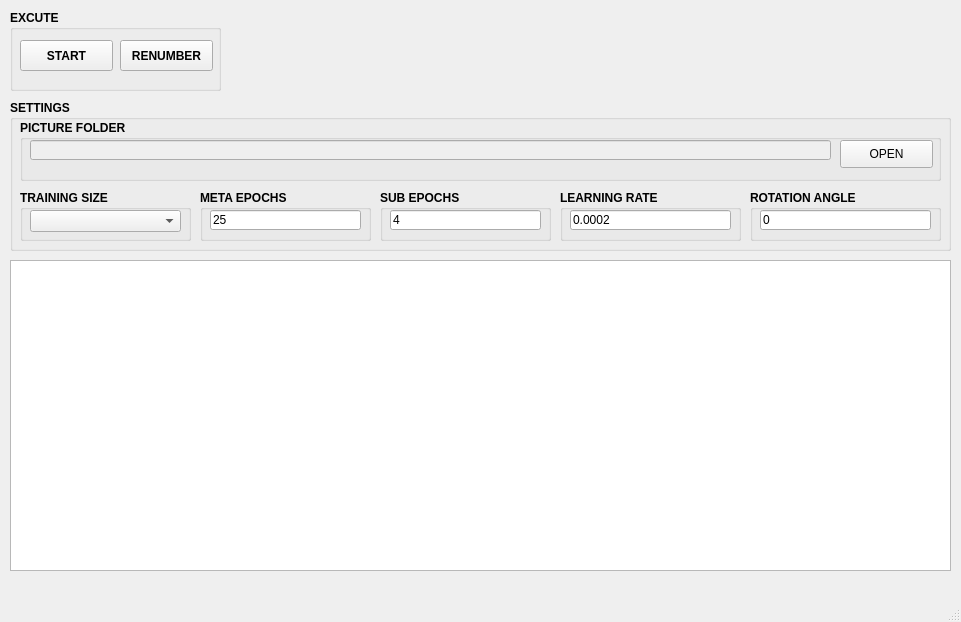
<?xml version="1.0" encoding="UTF-8"?>
<ui version="4.0">
 <class>MainWindow</class>
 <widget class="QMainWindow" name="MainWindow">
  <property name="geometry">
   <rect>
    <x>0</x>
    <y>0</y>
    <width>961</width>
    <height>622</height>
   </rect>
  </property>
  <property name="minimumSize">
   <size>
    <width>961</width>
    <height>622</height>
   </size>
  </property>
  <property name="maximumSize">
   <size>
    <width>961</width>
    <height>622</height>
   </size>
  </property>
  <property name="windowTitle">
   <string>cflow-ad GUI</string>
  </property>
  <widget class="QWidget" name="centralwidget">
   <widget class="QGroupBox" name="groupBox2">
    <property name="geometry">
     <rect>
      <x>10</x>
      <y>100</y>
      <width>941</width>
      <height>151</height>
     </rect>
    </property>
    <property name="palette">
     <palette>
      <active/>
      <inactive/>
      <disabled/>
     </palette>
    </property>
    <property name="font">
     <font>
      <bold>true</bold>
     </font>
    </property>
    <property name="title">
     <string>SETTINGS</string>
    </property>
    <property name="flat">
     <bool>false</bool>
    </property>
    <property name="checkable">
     <bool>false</bool>
    </property>
    <widget class="QGroupBox" name="groupBox3">
     <property name="geometry">
      <rect>
       <x>10</x>
       <y>20</y>
       <width>921</width>
       <height>61</height>
      </rect>
     </property>
     <property name="title">
      <string>PICTURE FOLDER</string>
     </property>
     <widget class="QLineEdit" name="lineEdit1">
      <property name="enabled">
       <bool>false</bool>
      </property>
      <property name="geometry">
       <rect>
        <x>10</x>
        <y>20</y>
        <width>801</width>
        <height>20</height>
       </rect>
      </property>
      <property name="font">
       <font>
        <bold>false</bold>
       </font>
      </property>
     </widget>
     <widget class="QPushButton" name="pushButton2">
      <property name="geometry">
       <rect>
        <x>820</x>
        <y>20</y>
        <width>93</width>
        <height>28</height>
       </rect>
      </property>
      <property name="font">
       <font>
        <bold>false</bold>
       </font>
      </property>
      <property name="text">
       <string>OPEN</string>
      </property>
      <property name="autoDefault">
       <bool>false</bool>
      </property>
      <property name="default">
       <bool>false</bool>
      </property>
      <property name="flat">
       <bool>false</bool>
      </property>
     </widget>
    </widget>
    <widget class="QGroupBox" name="groupBox4">
     <property name="geometry">
      <rect>
       <x>10</x>
       <y>90</y>
       <width>171</width>
       <height>51</height>
      </rect>
     </property>
     <property name="title">
      <string>TRAINING SIZE</string>
     </property>
     <widget class="QComboBox" name="comboBox1">
      <property name="geometry">
       <rect>
        <x>10</x>
        <y>20</y>
        <width>151</width>
        <height>22</height>
       </rect>
      </property>
     </widget>
    </widget>
    <widget class="QGroupBox" name="groupBox5">
     <property name="geometry">
      <rect>
       <x>190</x>
       <y>90</y>
       <width>171</width>
       <height>51</height>
      </rect>
     </property>
     <property name="title">
      <string>META EPOCHS</string>
     </property>
     <widget class="QLineEdit" name="lineEdit2">
      <property name="enabled">
       <bool>true</bool>
      </property>
      <property name="geometry">
       <rect>
        <x>10</x>
        <y>20</y>
        <width>151</width>
        <height>20</height>
       </rect>
      </property>
      <property name="font">
       <font>
        <bold>false</bold>
       </font>
      </property>
      <property name="text">
       <string>25</string>
      </property>
     </widget>
    </widget>
    <widget class="QGroupBox" name="groupBox6">
     <property name="geometry">
      <rect>
       <x>370</x>
       <y>90</y>
       <width>171</width>
       <height>51</height>
      </rect>
     </property>
     <property name="title">
      <string>SUB EPOCHS</string>
     </property>
     <widget class="QLineEdit" name="lineEdit3">
      <property name="enabled">
       <bool>true</bool>
      </property>
      <property name="geometry">
       <rect>
        <x>10</x>
        <y>20</y>
        <width>151</width>
        <height>20</height>
       </rect>
      </property>
      <property name="font">
       <font>
        <bold>false</bold>
       </font>
      </property>
      <property name="text">
       <string>4</string>
      </property>
     </widget>
    </widget>
    <widget class="QGroupBox" name="groupBox7">
     <property name="geometry">
      <rect>
       <x>550</x>
       <y>90</y>
       <width>181</width>
       <height>51</height>
      </rect>
     </property>
     <property name="title">
      <string>LEARNING RATE</string>
     </property>
     <widget class="QLineEdit" name="lineEdit4">
      <property name="enabled">
       <bool>true</bool>
      </property>
      <property name="geometry">
       <rect>
        <x>10</x>
        <y>20</y>
        <width>161</width>
        <height>20</height>
       </rect>
      </property>
      <property name="font">
       <font>
        <bold>false</bold>
       </font>
      </property>
      <property name="text">
       <string>0.0002</string>
      </property>
     </widget>
    </widget>
    <widget class="QGroupBox" name="groupBox8">
     <property name="geometry">
      <rect>
       <x>740</x>
       <y>90</y>
       <width>191</width>
       <height>51</height>
      </rect>
     </property>
     <property name="title">
      <string>ROTATION ANGLE</string>
     </property>
     <widget class="QLineEdit" name="lineEdit5">
      <property name="enabled">
       <bool>true</bool>
      </property>
      <property name="geometry">
       <rect>
        <x>10</x>
        <y>20</y>
        <width>171</width>
        <height>20</height>
       </rect>
      </property>
      <property name="font">
       <font>
        <bold>false</bold>
       </font>
      </property>
      <property name="text">
       <string>0</string>
      </property>
     </widget>
    </widget>
   </widget>
   <widget class="QGroupBox" name="groupBox1">
    <property name="geometry">
     <rect>
      <x>10</x>
      <y>10</y>
      <width>211</width>
      <height>81</height>
     </rect>
    </property>
    <property name="palette">
     <palette>
      <active/>
      <inactive/>
      <disabled/>
     </palette>
    </property>
    <property name="font">
     <font>
      <bold>true</bold>
     </font>
    </property>
    <property name="title">
     <string>EXCUTE</string>
    </property>
    <widget class="QPushButton" name="pushButton1">
     <property name="enabled">
      <bool>true</bool>
     </property>
     <property name="geometry">
      <rect>
       <x>10</x>
       <y>30</y>
       <width>93</width>
       <height>31</height>
      </rect>
     </property>
     <property name="font">
      <font>
       <bold>true</bold>
      </font>
     </property>
     <property name="text">
      <string>START</string>
     </property>
     <property name="default">
      <bool>false</bool>
     </property>
    </widget>
    <widget class="QPushButton" name="pushButton3">
     <property name="enabled">
      <bool>true</bool>
     </property>
     <property name="geometry">
      <rect>
       <x>110</x>
       <y>30</y>
       <width>93</width>
       <height>31</height>
      </rect>
     </property>
     <property name="font">
      <font>
       <bold>true</bold>
      </font>
     </property>
     <property name="text">
      <string>RENUMBER</string>
     </property>
     <property name="default">
      <bool>false</bool>
     </property>
    </widget>
   </widget>
   <widget class="QPlainTextEdit" name="plainTextEdit1">
    <property name="geometry">
     <rect>
      <x>10</x>
      <y>260</y>
      <width>941</width>
      <height>311</height>
     </rect>
    </property>
    <property name="font">
     <font>
      <pointsize>12</pointsize>
     </font>
    </property>
    <property name="lineWrapMode">
     <enum>QPlainTextEdit::NoWrap</enum>
    </property>
    <property name="readOnly">
     <bool>true</bool>
    </property>
    <property name="plainText">
     <string/>
    </property>
   </widget>
  </widget>
  <widget class="QMenuBar" name="menubar">
   <property name="geometry">
    <rect>
     <x>0</x>
     <y>0</y>
     <width>961</width>
     <height>22</height>
    </rect>
   </property>
  </widget>
  <widget class="QStatusBar" name="statusbar"/>
 </widget>
 <resources/>
 <connections/>
</ui>
